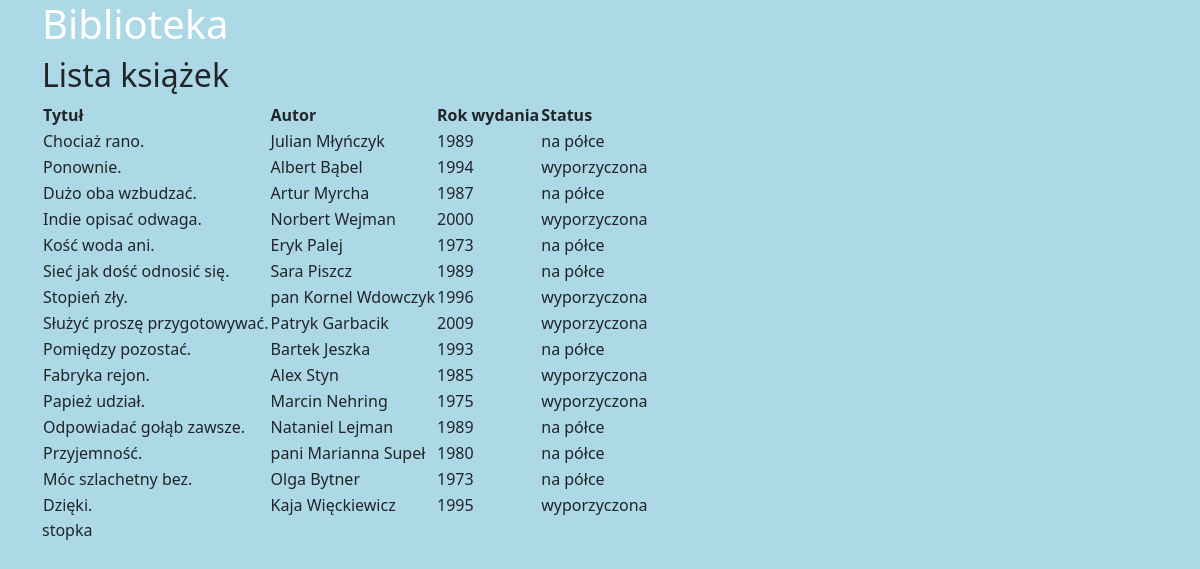
The page /books/ on the database its author committed.
### books/models.py (models this page shows, shortened)
class Book(models.Model):
    title = models.CharField(max_length=255)
    description = models.TextField()
    available = models.BooleanField(default=False)
    publication_year = models.IntegerField()
    author = models.CharField(max_length=100)

### books/views.py (the view)
# urls.py: path('', books_list),
def books_list(request):
    books = Book.objects.all()
    context = {"books_list": books}
    return render(request, "books/list_books1.html", context)

### books/templates/books/list_books1.html (shortened to what this page needs)
{% extends "books/base.html" %}
{% block content %}
<h2>Lista książek</h2>
<table>
    <thead>
    <tr>
        <th>Tytuł</th>
        <th>Autor</th>
        <th>Rok wydania</th>
        <th>Status</th>
    </tr>
    </thead>
    <tbody>
    {% for book in books_list %}
        <tr>
            <td>{{ book.title }}</td>
            <td>{{ book.author }}</td>
            <td>{{ book.publication_year }}</td>
            {% if book.available %}
                <td>na półce</td>
            {% else %}
                <td>wyporzyczona</td>
            {% endif %}
        </tr>
    {% endfor %}
    </tbody>
</table>
{% endblock %}

### main/static/main/css/style.css (style rules this page uses)
body { background-color: lightblue; }

### rows shown on the page
Book: title "Chociaż rano.", author "Julian Młyńczyk", publication_year "1989", available "na półce"
Book: title "Ponownie.", author "Albert Bąbel", publication_year "1994", available "wyporzyczona"
Book: title "Dużo oba wzbudzać.", author "Artur Myrcha", publication_year "1987", available "na półce"
Book: title "Indie opisać odwaga.", author "Norbert Wejman", publication_year "2000", available "wyporzyczona"
Book: title "Kość woda ani.", author "Eryk Palej", publication_year "1973", available "na półce"
Book: title "Sieć jak dość odnosić się.", author "Sara Piszcz", publication_year "1989", available "na półce"
Book: title "Stopień zły.", author "pan Kornel Wdowczyk", publication_year "1996", available "wyporzyczona"
Book: title "Służyć proszę przygotowywać.", author "Patryk Garbacik", publication_year "2009", available "wyporzyczona"
Book: title "Pomiędzy pozostać.", author "Bartek Jeszka", publication_year "1993", available "na półce"
Book: title "Fabryka rejon.", author "Alex Styn", publication_year "1985", available "wyporzyczona"
Book: title "Papież udział.", author "Marcin Nehring", publication_year "1975", available "wyporzyczona"
Book: title "Odpowiadać gołąb zawsze.", author "Nataniel Lejman", publication_year "1989", available "na półce"
Book: title "Przyjemność.", author "pani Marianna Supeł", publication_year "1980", available "na półce"
Book: title "Móc szlachetny bez.", author "Olga Bytner", publication_year "1973", available "na półce"
Book: title "Dzięki.", author "Kaja Więckiewicz", publication_year "1995", available "wyporzyczona"
